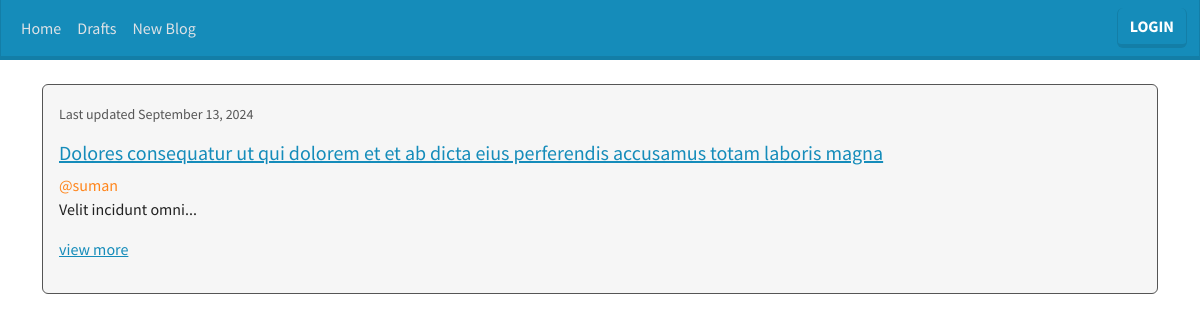
The page / on the database its author committed.
### blog_app/models.py (models this page shows, shortened)
class Post(models.Model):
    title = models.CharField(max_length=256)
    content = models.TextField()
    author = models.ForeignKey("auth.User",on_delete=models.CASCADE)
    created_at = models.DateTimeField(auto_now_add=True)
    updated_at = models.DateTimeField(auto_now=True)
    published_at = models.DateTimeField(null=True,blank=True)

### blog_app/views.py (the view)
# urls.py: path("", views.PostListView.as_view(), name="post-list" ),
class PostListView(ListView):
    model = Post
    template_name = "post_list.html"
    context_object_name = "posts"
    def get_queryset(Self):
        posts = Post.objects.filter(published_at__isnull=False).order_by(
            "-published_at"
        )
        return posts

### templates/post_list.html
{% extends "base.html" %}
{% block content %}
        {% for post in posts %}
        <div class="card border-dark mt-4 bg-body-tertiary">
            <div class="card-body">
                <p class="card-text"><small class="text-muted">Last updated {{ post.updated_at|date:"F d, Y" }}</small>
                <h5 class="card-title"><a href="{% url 'post-detail' post.pk %}">{{ post.title }}</a></h5>
                <div class="text-warning"> @{{post.author.username }}</div>
                <p class="card-text">{{ post.content|slice:":150" }}...</p>
                <a href="{% url 'post-detail' post.pk %}">view more</a>
                </p>
            </div>
        </div>
        {% endfor %}
{% endblock %}

### rows shown on the page
Post: updated_at "September 13, 2024", title "Dolores consequatur ut qui dolorem et et ab dicta eius perferendis accusamus totam laboris magna", author.username "suman", content "Velit incidunt omni"
